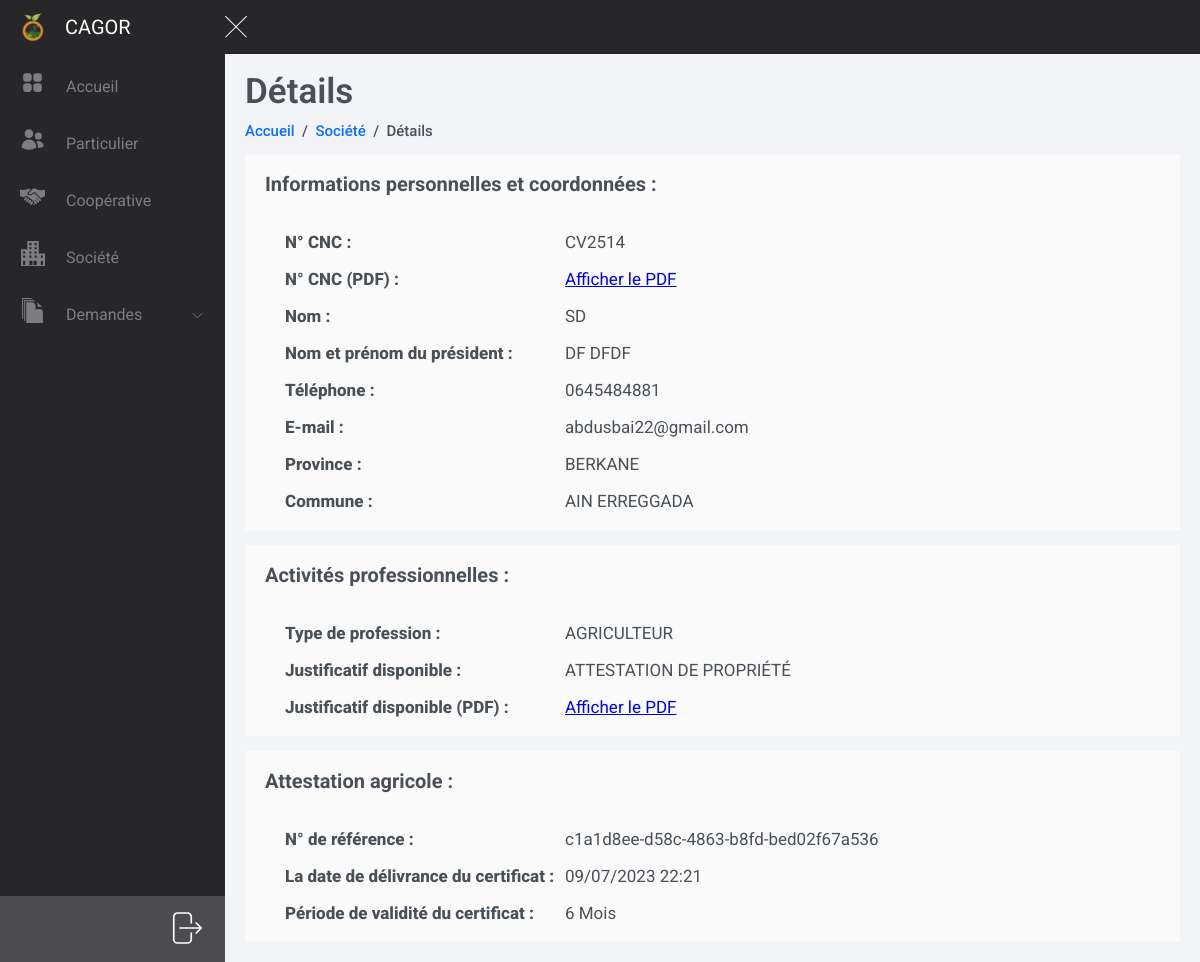
/dashboard/cooperative/CV2514, run on the app's committed database.
### assisto/models.py (models this page shows, shortened)
class Cooperative(models.Model):
    cnc_num = models.ForeignKey(Users, to_field='cnc_num', null=True, blank=True, on_delete=models.CASCADE)
    cnc_pdf = models.FileField(upload_to='uploads/', validators=[validate_file_extension], null=True)
    nom_president = models.CharField(max_length=255)
    class Meta:
        verbose_name_plural = "Coopérative"

class Users(models.Model):
    cin_num = models.CharField(max_length=255, unique=True, null=True, blank=True)
    cnc_num = models.CharField(max_length=255, unique=True, null=True, blank=True)
    rc_num = models.CharField(max_length=255, unique=True, null=True, blank=True)
    profession = models.ForeignKey(Profession, null=True, blank=True, on_delete=models.CASCADE)
    proof = models.ForeignKey(Proof, null=True, blank=True, on_delete=models.CASCADE)
    user_nom = models.CharField(max_length=255, null=True, blank=True)
    user_tel = models.CharField(max_length=255, null=True, blank=True)
    user_email = models.EmailField(max_length=255, null=True, blank=True)
    commune = models.ForeignKey(Commune, on_delete=models.CASCADE, blank=True, null=True)
    def __str__(self):
        if self.cin_num is not None:
            return self.cin_num
        elif self.cnc_num is not None:
            return self.cnc_num
        elif self.rc_num is not None:
            return self.rc_num
    class Meta:
        verbose_name_plural = "Personnes"

class Commune(models.Model):
    province = models.ForeignKey(Province, on_delete=models.CASCADE)
    commune_fr = models.CharField(max_length=255)
    commune_ar = models.CharField(max_length=255)
    class Meta:
        ordering = ['id']
    def __str__(self):
        return self.commune_fr

class Province(models.Model):
    province_fr = models.CharField(max_length=255)
    province_ar = models.CharField(max_length=255)
    def __str__(self):
        return self.province_fr
    class Meta:
        ordering = ['id']

class Profession(models.Model):
    profession_fr = models.CharField(max_length=255)
    profession_ar = models.CharField(max_length=255)
    class Meta:
        ordering = ['id']
    def __str__(self):
        return self.profession_fr

class Proof(models.Model):
    proof_fr = models.CharField(max_length=255)
    proof_ar = models.CharField(max_length=255)
    class Meta:
        ordering = ['id']
    def __str__(self):
        return self.proof_fr

class Demandes(models.Model):
    user_demande = models.ForeignKey(Users, blank=True, on_delete=models.CASCADE, related_name='demandes_set')
    datetime = models.DateTimeField(auto_now_add=True, blank=True, null=True)
    status = models.BooleanField(default=False, blank=True, null=True)
    code_attestation = models.CharField(max_length=255, blank=True, null=True)
    class Meta:
        verbose_name_plural = "Demandes"

### assisto/views.py (the view)
# urls.py: path("dashboard/cooperative/<str:cnc_num>", views.cooperative_details, name="cooperative_details"),
def cooperative_details(request, cnc_num):
    if request.method == 'GET':
        cooperative = get_object_or_404(Cooperative, cnc_num=cnc_num.upper())
        demande = cooperative.cnc_num.demandes_set.all()
        proof_descs = ProofDesc.objects.filter(user_proof__in=demande)
        for proof_desc in proof_descs:
            num_tf = proof_desc.num_tf
            num_refe = proof_desc.num_refe
            p_date = proof_desc.p_date
            if proof_desc.duree and proof_desc.p_date:
                days = (proof_desc.duree - proof_desc.p_date).days
            else:
                days = None
            nom = proof_desc.nom
            nom_prenom_president = proof_desc.nom_prenom_president
            tele = proof_desc.tele
            email = proof_desc.email
            commune = proof_desc.commune
            province = None
            if commune is not None and commune.province:
                province = commune.province
            pdf_file = proof_desc.pdf_name
        return render(request, "assisto/demandeurs/details_cooperative_demande.html", {
            'cooperative': cooperative,
            'num_tf': num_tf,
            'num_refe': num_refe,
            'p_date': p_date,
            'days': days,
            'nom': nom,
            'nom_prenom_president': nom_prenom_president,
            'tele': tele,
            'email': email,
            'province': province,
            'commune': commune,
            'pdf_file': pdf_file,
            'demande': demande
        })

### assisto/templates/assisto/demandeurs/details_cooperative_demande.html (shortened to what this page needs)
{% extends "home.html" %}
{% load static %}
{% block right_content %}
    <div class="page-header">
        <div>
            <h1 class="Header-primary">Détails</h1>
            <p class="Header-navigation"><a href="{% url "dashboard" %}">Accueil</a>&nbsp; / &nbsp;<a
                    href="{% url "cooperative" %}">Société</a>&nbsp; / &nbsp;Détails</p>
        </div>
    </div>
    <div class="page-content">
        <div class="page-content-group">
            <span class="group-title">Informations personnelles et coordonnées :</span>
            <div class="gro-info">
                <span class="title-sm">N° CNC :</span>
                <span class="info">{{ cooperative.cnc_num|upper }}</span>
            </div>
            <div class="gro-info">
                <span class="title-sm">N° CNC (PDF) :</span>
                <a href="/static/uploads{{ cooperative.cnc_pdf.url }}" class="info" target="_blank">Afficher le PDF</a>
            </div>
            <div class="gro-info">
                <span class="title-sm">Nom :</span>
                <span class="info">{{ cooperative.cnc_num.user_nom|upper }}</span>
            </div>
            <div class="gro-info">
                <span class="title-sm">Nom et prénom du président :</span>
                <span class="info">{{ cooperative.nom_president|upper }}</span>
            </div>
            <div class="gro-info">
                <span class="title-sm">Téléphone :</span>
                <span class="info">{{ cooperative.cnc_num.user_tel }}</span>
            </div>
            <div class="gro-info">
                <span class="title-sm">E-mail :</span>
                <span class="info">{{ cooperative.cnc_num.user_email }}</span>
            </div>
            <div class="gro-info">
                <span class="title-sm">Province :</span>
                <span class="info">{{ cooperative.cnc_num.commune.province|upper }}</span>
            </div>
            <div class="gro-info">
                <span class="title-sm">Commune :</span>
                <span class="info">{{ cooperative.cnc_num.commune|upper }}</span>
            </div>
        </div>
        <div class="page-content-group">
            <span class="group-title">Activités professionnelles :</span>
            {% if cooperative.cnc_num.profession %}
                <div class="gro-info">
                    <span class="title-sm">Type de profession :</span>
                    <span class="info">{{ cooperative.cnc_num.profession|upper }}</span>
                </div>
            {% endif %}
            {% if cooperative.cnc_num.proof %}
                <div class="gro-info">
                    <span class="title-sm">Justificatif disponible :</span>
                    <span class="info">{{ cooperative.cnc_num.proof|upper }}</span>
                </div>
            {% endif %}
            {% if pdf_file %}
                <div class="gro-info">
                    <span class="title-sm">Justificatif disponible (PDF) :</span>
                    <a href="/static/uploads{{ pdf_file }}" class="info" target="_blank">Afficher le PDF</a>
                </div>
            {% endif %}
        </div>
        <div class="page-content-group">
            <span class="group-title">Attestation agricole :</span>
                {% for dm in demande%}
                    {% if dm.code_attestation %}
                        <div class="gro-info">
                            <span class="title-sm">N° de référence :</span>
                                <span class="info">{{dm.code_attestation}}</span>
                        </div>
                    {% endif %}
                    {% if dm.datetime %}
                        <div class="gro-info">
                            <span class="title-sm">La date de délivrance du certificat :</span>
                                <span class="info">{{ dm.datetime|date:"d/m/Y" }} {{ dm.datetime|time:"H:i" }}</span>
                        </div>
                    {% endif %}
                    {% if dm.datetime %}
                        <div class="gro-info">
                            <span class="title-sm">Période de validité du certificat :</span>
                                <span class="info">6 Mois</span>
                        </div>
                    {% endif %}
                {% endfor %}
        </div>
    </div>
{% endblock %}

### assisto/static/assisto/style/login.css (style rules this page uses)
:root { --shadow: rgba(0, 0, 0, 0.15); --green-color: #0c825b; --red-color: #f03e3e; --yellow-color: #f08c00 }
* { margin: 0; padding: 0; box-sizing: border-box; -webkit-tap-highlight-color: transparent; -moz-tap-highlight-color: transparent; }
html { font-size: 62.5%; height: -webkit-fill-available; }
body { font-family: "Roboto", sans-serif; line-height: 1; font-weight: 400; color: #495057; position: relative; height: -webkit-fill-available; }
html, body { overflow: hidden; }
.Header-primary { font-size: 3.5rem; font-weight: 600; margin-bottom: 1.5rem; }
.Header-navigation { font-size: 1.5rem; font-weight: 500; margin-bottom: 1.5rem; }
.Header-navigation a:link, .link:link, .Header-navigation a:visited, .link:visited, .Header-navigation a:hover, .link:hover, .Header-navigation a:active, .link:active { color: #0d6efd; text-decoration: none; }
.page-header { display: flex; align-items: center; justify-content: space-between; }
.page-content { width: 100%; margin: 0 auto; }
.page-content-group { background-color: #fafafa; padding: 2rem; }
.page-content-group:not(:last-child) { margin-bottom: 1.5rem; }
.group-title { font-size: 2rem; display: block; font-weight: 700; margin-bottom: 4rem; }
.title-sm, .info { font-weight: 800; font-size: 1.7rem; }
.title-sm { margin-left: 2rem; }
.info { font-weight: 400 !important; }
.gro-info { display: grid; grid-template-columns: 30rem 1fr; }
.gro-info:not(:last-child) { margin-bottom: 2rem; }

### data on the page
Cooperative: cnc_num "CV2514", cnc_num.user_nom "SD", nom_president "DF DFDF", cnc_num.user_tel "0645484881", cnc_num.user_email "abdusbai22@gmail.com", cnc_num.commune.province "BERKANE", cnc_num.commune "AIN ERREGGADA", cnc_num.profession "AGRICULTEUR", cnc_num.proof "ATTESTATION DE PROPRIÉTÉ"
Demandes: code_attestation "c1a1d8ee-d58c-4863-b8fd-bed02f67a536", datetime "09/07/2023", datetime "22:21", shows "Période de validité du certificat :"
